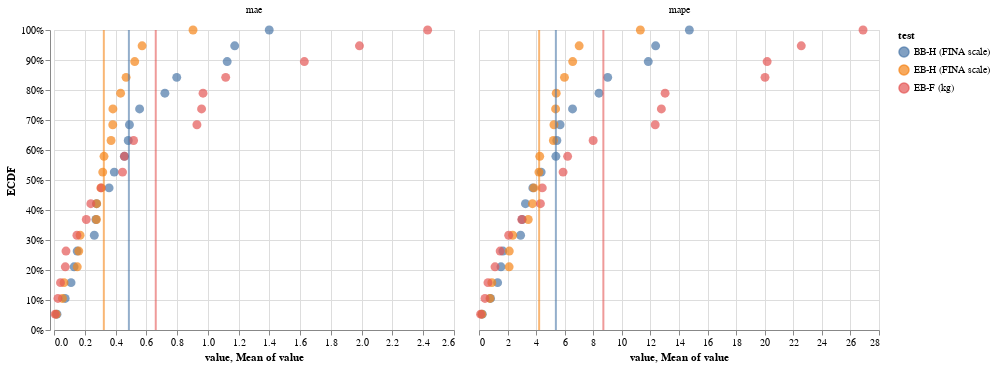

Notebook cell for this chart:
### Code cell
point = (
    alt.Chart()
    .mark_circle(size=80)
    .encode(
        alt.X("value"),
        alt.Y("ECDF", axis=alt.Axis(format="%")),
        alt.Color("test", sort=test_cols_order),
    )
)

rule = (
    alt.Chart()
    .mark_rule(size=2, opacity=0.6)
    .encode(alt.X("mean(value)"), alt.Color("test", sort=test_cols_order))
)

(point + rule).facet(
    data=ecdf, column=alt.Column("variable", title=None)
).resolve_scale(x="independent")

### Figure 1 — Vega-Lite specification as saved in the notebook (floating-point values rounded to 4 significant figures)
{"$schema": "https://vega.github.io/schema/vega-lite/v2.6.0.json", "config": {"view": {"height": 300, "width": 400}}, "data": {"name": "data-7f502b352aeeff3638a6c4c4ee89d2db"}, "datasets": {"data-7f502b352aeeff3638a6c4c4ee89d2db": [{"ECDF": 1, "test": "BB-H (FINA scale)", "value": 1.399, "variable": "mae"}, {"ECDF": 0.3684, "test": "BB-H (FINA scale)", "value": 0.2722, "variable": "mae"}, {"ECDF": 0.1053, "test": "BB-H (FINA scale)", "value": 0.07263, "variable": "mae"}, {"ECDF": 0.9474, "test": "BB-H (FINA scale)", "value": 1.175, "variable": "mae"}, {"ECDF": 0.05263, "test": "BB-H (FINA scale)", "value": 0.01935, "variable": "mae"}, {"ECDF": 0.7368, "test": "BB-H (FINA scale)", "value": 0.5564, "variable": "mae"}, {"ECDF": 0.5789, "test": "BB-H (FINA scale)", "value": 0.4574, "variable": "mae"}, {"ECDF": 0.8947, "test": "BB-H (FINA scale)", "value": 1.126, "variable": "mae"}, {"ECDF": 0.5263, "test": "BB-H (FINA scale)", "value": 0.3917, "variable": "mae"}, {"ECDF": 0.4737, "test": "BB-H (FINA scale)", "value": 0.3579, "variable": "mae"}, {"ECDF": 0.2105, "test": "BB-H (FINA scale)", "value": 0.1307, "variable": "mae"}, {"ECDF": 0.3158, "test": "BB-H (FINA scale)", "value": 0.262, "variable": "mae"}, {"ECDF": 0.2632, "test": "BB-H (FINA scale)", "value": 0.1506, "variable": "mae"}, {"ECDF": 0.4211, "test": "BB-H (FINA scale)", "value": 0.2764, "variable": "mae"}, {"ECDF": 0.7895, "test": "BB-H (FINA scale)", "value": 0.7208, "variable": "mae"}, {"ECDF": 0.8421, "test": "BB-H (FINA scale)", "value": 0.7978, "variable": "mae"}, {"ECDF": 0.6316, "test": "BB-H (FINA scale)", "value": 0.4825, "variable": "mae"}, {"ECDF": 0.6842, "test": "BB-H (FINA scale)", "value": 0.4904, "variable": "mae"}, {"ECDF": 0.1579, "test": "BB-H (FINA scale)", "value": 0.1107, "variable": "mae"}, {"ECDF": 0.5789, "test": "EB-H (FINA scale)", "value": 0.325, "variable": "mae"}, {"ECDF": 0.05263, "test": "EB-H (FINA scale)", "value": 0.01442, "variable": "mae"}, {"ECDF": 0.3684, "test": "EB-H (FINA scale)", "value": 0.2757, "variable": "mae"}, {"ECDF": 0.1053, "test": "EB-H (FINA scale)", "value": 0.05501, "variable": "mae"}, {"ECDF": 1, "test": "EB-H (FINA scale)", "value": 0.9036, "variable": "mae"}, {"ECDF": 0.5263, "test": "EB-H (FINA scale)", "value": 0.3168, "variable": "mae"}, {"ECDF": 0.8947, "test": "EB-H (FINA scale)", "value": 0.5246, "variable": "mae"}, {"ECDF": 0.1579, "test": "EB-H (FINA scale)", "value": 0.06509, "variable": "mae"}, {"ECDF": 0.6316, "test": "EB-H (FINA scale)", "value": 0.3709, "variable": "mae"}, {"ECDF": 0.3158, "test": "EB-H (FINA scale)", "value": 0.1696, "variable": "mae"}, {"ECDF": 0.6842, "test": "EB-H (FINA scale)", "value": 0.3819, "variable": "mae"}, {"ECDF": 0.4211, "test": "EB-H (FINA scale)", "value": 0.2774, "variable": "mae"}, {"ECDF": 0.7895, "test": "EB-H (FINA scale)", "value": 0.4329, "variable": "mae"}, {"ECDF": 0.4737, "test": "EB-H (FINA scale)", "value": 0.3047, "variable": "mae"}, {"ECDF": 0.2105, "test": "EB-H (FINA scale)", "value": 0.1511, "variable": "mae"}, {"ECDF": 0.9474, "test": "EB-H (FINA scale)", "value": 0.5726, "variable": "mae"}, {"ECDF": 0.2632, "test": "EB-H (FINA scale)", "value": 0.1611, "variable": "mae"}, {"ECDF": 0.7368, "test": "EB-H (FINA scale)", "value": 0.3829, "variable": "mae"}, {"ECDF": 0.8421, "test": "EB-H (FINA scale)", "value": 0.4686, "variable": "mae"}, {"ECDF": 0.2105, "test": "EB-F (kg)", "value": 0.07342, "variable": "mae"}, {"ECDF": 1, "test": "EB-F (kg)", "value": 2.429, "variable": "mae"}, {"ECDF": 0.1053, "test": "EB-F (kg)", "value": 0.0256, "variable": "mae"}, {"ECDF": 0.7895, "test": "EB-F (kg)", "value": 0.9687, "variable": "mae"}, {"ECDF": 0.7368, "test": "EB-F (kg)", "value": 0.9592, "variable": "mae"}, {"ECDF": 0.4737, "test": "EB-F (kg)", "value": 0.307, "variable": "mae"}, {"ECDF": 0.9474, "test": "EB-F (kg)", "value": 1.985, "variable": "mae"}, {"ECDF": 0.6842, "test": "EB-F (kg)", "value": 0.929, "variable": "mae"}, {"ECDF": 0.5263, "test": "EB-F (kg)", "value": 0.4454, "variable": "mae"}, {"ECDF": 0.5789, "test": "EB-F (kg)", "value": 0.458, "variable": "mae"}, {"ECDF": 0.05263, "test": "EB-F (kg)", "value": 0.007393, "variable": "mae"}, {"ECDF": 0.3684, "test": "EB-F (kg)", "value": 0.2098, "variable": "mae"}, {"ECDF": 0.8421, "test": "EB-F (kg)", "value": 1.116, "variable": "mae"}, {"ECDF": 0.8947, "test": "EB-F (kg)", "value": 1.627, "variable": "mae"}, {"ECDF": 0.6316, "test": "EB-F (kg)", "value": 0.5171, "variable": "mae"}, {"ECDF": 0.3158, "test": "EB-F (kg)", "value": 0.1489, "variable": "mae"}, {"ECDF": 0.4211, "test": "EB-F (kg)", "value": 0.2393, "variable": "mae"}, {"ECDF": 0.2632, "test": "EB-F (kg)", "value": 0.07785, "variable": "mae"}, {"ECDF": 0.1579, "test": "EB-F (kg)", "value": 0.04232, "variable": "mae"}, {"ECDF": 1, "test": "BB-H (FINA scale)", "value": 14.72, "variable": "mape"}, {"ECDF": 0.3684, "test": "BB-H (FINA scale)", "value": 3.024, "variable": "mape"}, {"ECDF": 0.1053, "test": "BB-H (FINA scale)", "value": 0.807, "variable": "mape"}, {"ECDF": 0.9474, "test": "BB-H (FINA scale)", "value": 12.36, "variable": "mape"}, {"ECDF": 0.05263, "test": "BB-H (FINA scale)", "value": 0.2276, "variable": "mape"}, {"ECDF": 0.7368, "test": "BB-H (FINA scale)", "value": 6.546, "variable": "mape"}, {"ECDF": 0.5789, "test": "BB-H (FINA scale)", "value": 5.382, "variable": "mape"}, {"ECDF": 0.8947, "test": "BB-H (FINA scale)", "value": 11.85, "variable": "mape"}, {"ECDF": 0.5263, "test": "BB-H (FINA scale)", "value": 4.353, "variable": "mape"}, {"ECDF": 0.4737, "test": "BB-H (FINA scale)", "value": 3.768, "variable": "mape"}, {"ECDF": 0.2105, "test": "BB-H (FINA scale)", "value": 1.538, "variable": "mape"}, {"ECDF": 0.3158, "test": "BB-H (FINA scale)", "value": 2.911, "variable": "mape"}, {"ECDF": 0.2632, "test": "BB-H (FINA scale)", "value": 1.673, "variable": "mape"}, {"ECDF": 0.4211, "test": "BB-H (FINA scale)", "value": 3.251, "variable": "mape"}, {"ECDF": 0.8421, "test": "BB-H (FINA scale)", "value": 9.01, "variable": "mape"}, {"ECDF": 0.7895, "test": "BB-H (FINA scale)", "value": 8.398, "variable": "mape"}, {"ECDF": 0.6842, "test": "BB-H (FINA scale)", "value": 5.677, "variable": "mape"}, {"ECDF": 0.6316, "test": "BB-H (FINA scale)", "value": 5.449, "variable": "mape"}, {"ECDF": 0.1579, "test": "BB-H (FINA scale)", "value": 1.302, "variable": "mape"}, {"ECDF": 0.5263, "test": "EB-H (FINA scale)", "value": 4.194, "variable": "mape"}, {"ECDF": 0.05263, "test": "EB-H (FINA scale)", "value": 0.1989, "variable": "mape"}, {"ECDF": 0.3684, "test": "EB-H (FINA scale)", "value": 3.447, "variable": "mape"}, {"ECDF": 0.1053, "test": "EB-H (FINA scale)", "value": 0.7677, "variable": "mape"}, {"ECDF": 1, "test": "EB-H (FINA scale)", "value": 11.29, "variable": "mape"}, {"ECDF": 0.4737, "test": "EB-H (FINA scale)", "value": 3.841, "variable": "mape"}, {"ECDF": 0.8947, "test": "EB-H (FINA scale)", "value": 6.558, "variable": "mape"}, {"ECDF": 0.1579, "test": "EB-H (FINA scale)", "value": 0.8978, "variable": "mape"}, {"ECDF": 0.7368, "test": "EB-H (FINA scale)", "value": 5.362, "variable": "mape"}, {"ECDF": 0.2632, "test": "EB-H (FINA scale)", "value": 2.12, "variable": "mape"}, {"ECDF": 0.6316, "test": "EB-H (FINA scale)", "value": 5.207, "variable": "mape"}, {"ECDF": 0.4211, "test": "EB-H (FINA scale)", "value": 3.741, "variable": "mape"}, {"ECDF": 0.6842, "test": "EB-H (FINA scale)", "value": 5.247, "variable": "mape"}, {"ECDF": 0.5789, "test": "EB-H (FINA scale)", "value": 4.252, "variable": "mape"}, {"ECDF": 0.2105, "test": "EB-H (FINA scale)", "value": 2.109, "variable": "mape"}, {"ECDF": 0.9474, "test": "EB-H (FINA scale)", "value": 7.012, "variable": "mape"}, {"ECDF": 0.3158, "test": "EB-H (FINA scale)", "value": 2.358, "variable": "mape"}, {"ECDF": 0.7895, "test": "EB-H (FINA scale)", "value": 5.406, "variable": "mape"}, {"ECDF": 0.8421, "test": "EB-H (FINA scale)", "value": 5.982, "variable": "mape"}, {"ECDF": 0.2105, "test": "EB-F (kg)", "value": 1.122, "variable": "mape"}, {"ECDF": 1, "test": "EB-F (kg)", "value": 26.88, "variable": "mape"}, {"ECDF": 0.1053, "test": "EB-F (kg)", "value": 0.4188, "variable": "mape"}, {"ECDF": 0.7368, "test": "EB-F (kg)", "value": 12.77, "variable": "mape"}, {"ECDF": 0.7895, "test": "EB-F (kg)", "value": 13.03, "variable": "mape"}, {"ECDF": 0.4737, "test": "EB-F (kg)", "value": 4.429, "variable": "mape"}, {"ECDF": 0.9474, "test": "EB-F (kg)", "value": 22.56, "variable": "mape"}, {"ECDF": 0.6842, "test": "EB-F (kg)", "value": 12.33, "variable": "mape"}, {"ECDF": 0.5789, "test": "EB-F (kg)", "value": 6.204, "variable": "mape"}, {"ECDF": 0.5263, "test": "EB-F (kg)", "value": 5.885, "variable": "mape"}, {"ECDF": 0.05263, "test": "EB-F (kg)", "value": 0.1125, "variable": "mape"}, {"ECDF": 0.3684, "test": "EB-F (kg)", "value": 2.992, "variable": "mape"}, {"ECDF": 0.8421, "test": "EB-F (kg)", "value": 20.02, "variable": "mape"}, {"ECDF": 0.8947, "test": "EB-F (kg)", "value": 20.17, "variable": "mape"}, {"ECDF": 0.6316, "test": "EB-F (kg)", "value": 7.991, "variable": "mape"}, {"ECDF": 0.3158, "test": "EB-F (kg)", "value": 2.078, "variable": "mape"}, {"ECDF": 0.4211, "test": "EB-F (kg)", "value": 4.299, "variable": "mape"}, {"ECDF": 0.2632, "test": "EB-F (kg)", "value": 1.481, "variable": "mape"}, {"ECDF": 0.1579, "test": "EB-F (kg)", "value": 0.6292, "variable": "mape"}]}, "facet": {"column": {"field": "variable", "title": null, "type": "nominal"}}, "resolve": {"scale": {"color": "shared", "x": "independent", "y": "shared"}}, "spec": {"layer": [{"encoding": {"color": {"field": "test", "sort": ["BB-H (FINA scale)", "EB-H (FINA scale)", "EB-F (kg)"], "type": "nominal"}, "x": {"field": "value", "type": "quantitative"}, "y": {"axis": {"format": "%"}, "field": "ECDF", "type": "quantitative"}}, "mark": {"size": 80, "type": "circle"}}, {"encoding": {"color": {"field": "test", "sort": ["BB-H (FINA scale)", "EB-H (FINA scale)", "EB-F (kg)"], "type": "nominal"}, "x": {"aggregate": "mean", "field": "value", "type": "quantitative"}}, "mark": {"opacity": 0.6, "size": 2, "type": "rule"}}]}}
